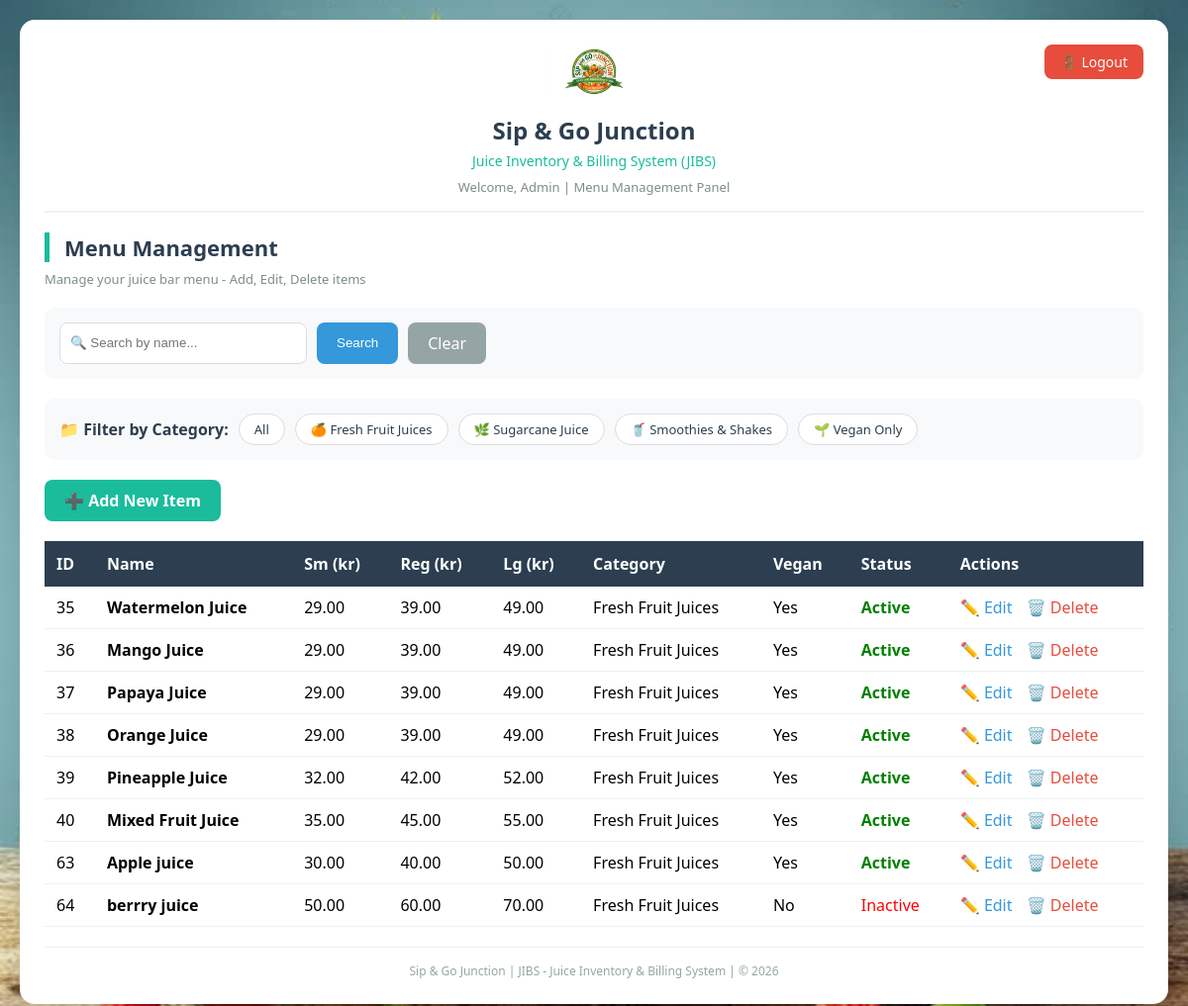
The page /admin/menu?category=Fresh Fruit Juices (signed in) on the database its author committed.
### tables this page shows
CREATE TABLE tblMenuItem (
        ItemID INTEGER PRIMARY KEY AUTOINCREMENT,
        Name TEXT NOT NULL,
        PriceSm INTEGER NOT NULL,
        PriceReg INTEGER NOT NULL,
        PriceLg INTEGER NOT NULL,
        IsVegan BOOLEAN DEFAULT TRUE,
        Category TEXT NOT NULL,
        IsActive BOOLEAN DEFAULT TRUE
    );

### menu_app.py (the view)
@app.route('/admin/menu')
@login_required
def list_menu():
    conn = get_db()
    cursor = conn.cursor()
    category = request.args.get('category')
    search = request.args.get('search')
    vegan = request.args.get('vegan')
    if category:
        cursor.execute("SELECT ItemID, Name, PriceSm, PriceReg, PriceLg, Category, IsVegan, IsActive FROM tblMenuItem WHERE Category = ?", (category,))
    elif search:
        cursor.execute("SELECT ItemID, Name, PriceSm, PriceReg, PriceLg, Category, IsVegan, IsActive FROM tblMenuItem WHERE Name LIKE ?", (f'%{search}%',))
    elif vegan:
        cursor.execute("SELECT ItemID, Name, PriceSm, PriceReg, PriceLg, Category, IsVegan, IsActive FROM tblMenuItem WHERE IsVegan = 1")
    else:
        cursor.execute("SELECT ItemID, Name, PriceSm, PriceReg, PriceLg, Category, IsVegan, IsActive FROM tblMenuItem")
    items = cursor.fetchall()
    conn.close()
    return render_template('menu_list.html', items=items)

### menu_app.py (called while the page is built)
def get_db():
    return sqlite3.connect('menu.db')

def login_required(f):
    @wraps(f)
    def wrapper(*args, **kwargs):
        if not session.get('admin_logged_in'):
            return redirect(url_for('admin_login'))
        return f(*args, **kwargs)
    return wrapper

### templates/menu_list.html (shortened to what this page needs)
<!DOCTYPE html>
<html>
<head>
</head>
<body>
    <div class="container">
        <div class="header">
            <a href="/admin/logout" class="logout-btn" onclick="return confirm('Logout from admin panel?')">🚪 Logout</a>
            <div class="logo-container">
                <img src="/static/logo.jpg" alt="Sip & Go Logo" class="logo">
            </div>
            <div class="shop-name">Sip & Go Junction</div>
            <div class="system-name">Juice Inventory & Billing System (JIBS)</div>
            <div class="welcome">Welcome, Admin | Menu Management Panel</div>
        </div>
        <h1> Menu Management</h1>
        <div class="subtitle">Manage your juice bar menu - Add, Edit, Delete items</div>
        <div class="search-box">
            <form method="GET" action="/admin/menu">
                <input type="text" name="search" placeholder="🔍 Search by name..." value="{{ request.args.get('search', '') }}">
                <button type="submit">Search</button>
                <a href="/admin/menu">Clear</a>
            </form>
        </div>
        <div class="filter">
            <strong>📁 Filter by Category:</strong>
            <a href="/admin/menu">All</a>
            <a href="/admin/menu?category=Fresh%20Fruit%20Juices">🍊 Fresh Fruit Juices</a>
            <a href="/admin/menu?category=Sugarcane%20Juice">🌿 Sugarcane Juice</a>
            <a href="/admin/menu?category=Smoothies%20%26%20Shakes">🥤 Smoothies & Shakes</a>
            <a href="/admin/menu?vegan=1">🌱 Vegan Only</a>
        </div>
        <a href="/admin/menu/add" class="add-btn">➕ Add New Item</a>
        <div class="table-wrapper">
            {% if items %}
            <table>
                <thead>
                    <tr>
                        <th>ID</th>
                        <th>Name</th>
                        <th>Sm (kr)</th>
                        <th>Reg (kr)</th>
                        <th>Lg (kr)</th>
                        <th>Category</th>
                        <th>Vegan</th>
                        <th>Status</th>
                        <th>Actions</th>
                    </tr>
                </thead>
                <tbody>
                    {% for item in items %}
                    <tr>
                        <td>{{ item[0] }}</td>
                        <td><strong>{{ item[1] }}</strong></td>
                        <td>{{ "%.2f"|format(item[2] / 100) }}</td>
                        <td>{{ "%.2f"|format(item[3] / 100) }}</td>
                        <td>{{ "%.2f"|format(item[4] / 100) }}</td>
                        <td>{{ item[5] }}</td>
                        <td>{{ "Yes" if item[6] else "No" }}</td>
                        <td class="{{ 'active' if item[7] else 'inactive' }}">{{ "Active" if item[7] else "Inactive" }}</td>
                        <td>
                            <a href="/admin/menu/edit/{{ item[0] }}" class="edit-link">✏️ Edit</a>
                            <a href="/admin/menu/delete/{{ item[0] }}" class="delete-link" onclick="return confirm('Delete this item?')">🗑️ Delete</a>
                        </td>
                    </tr>
                    {% endfor %}
                </tbody>
            </table>
            {% else %}
            <div class="empty-message">
                <p>🍹 No menu items found.</p>
                <p>Click "Add New Item" to create your first menu item.</p>
            </div>
            {% endif %}
        </div>
        <div class="footer">
            Sip & Go Junction | JIBS - Juice Inventory & Billing System | © 2026
        </div>
    </div>
</body>
</html>

### templates/menu_list.html (style rules this page uses)
* { margin: 0; padding: 0; box-sizing: border-box; }
body { font-family: 'Segoe UI', Tahoma, Geneva, Verdana, sans-serif; background-image: url('/static/menu-bg.jpg'); background-size: cover; background-attachment: fixed; background-position: center; min-height: 100vh; padding: 20px; }
.container { max-width: 1400px; margin: 0 auto; background: white; border-radius: 15px; box-shadow: 0 10px 30px rgba(0,0,0,0.2); padding: 25px; }
.logo-container { text-align: center; margin-bottom: 10px; }
.logo { max-width: 100px; height: auto; border-radius: 10px; }
.header { position: relative; text-align: center; margin-bottom: 20px; padding-bottom: 15px; border-bottom: 2px solid #f0f2f5; }
.logout-btn { position: absolute; top: 0; right: 0; background: #e74c3c; color: white; text-decoration: none; padding: 8px 16px; border-radius: 8px; font-size: 14px; }
.shop-name { font-size: 24px; font-weight: bold; color: #2c3e50; }
.system-name { font-size: 14px; color: #1abc9c; margin-top: 5px; }
.welcome { font-size: 13px; color: #7f8c8d; margin-top: 8px; }
h1 { color: #2c3e50; margin-bottom: 8px; border-left: 5px solid #1abc9c; padding-left: 15px; font-size: 22px; }
.subtitle { color: #7f8c8d; margin-bottom: 20px; font-size: 13px; }
.search-box { background: #f8f9fa; padding: 15px; border-radius: 10px; margin-bottom: 20px; }
.search-box form { display: flex; gap: 10px; flex-wrap: wrap; }
.search-box input { padding: 10px; border: 1px solid #ddd; border-radius: 8px; width: 250px; }
.search-box button { background: #3498db; color: white; border: none; padding: 10px 20px; border-radius: 8px; cursor: pointer; }
.search-box a { background: #95a5a6; color: white; text-decoration: none; padding: 10px 20px; border-radius: 8px; }
.filter { background: #f8f9fa; padding: 15px; border-radius: 10px; margin-bottom: 20px; display: flex; gap: 10px; flex-wrap: wrap; align-items: center; }
.filter strong { color: #2c3e50; }
.filter a { text-decoration: none; padding: 6px 15px; background: white; border: 1px solid #ddd; border-radius: 20px; color: #2c3e50; font-size: 13px; }
.add-btn { display: inline-block; background: #1abc9c; color: white; text-decoration: none; padding: 10px 20px; border-radius: 8px; margin-bottom: 20px; font-weight: bold; }
.table-wrapper { overflow-x: auto; }
table { width: 100%; border-collapse: collapse; background: white; }
th { background: #2c3e50; color: white; padding: 12px; text-align: left; }
td { padding: 10px 12px; border-bottom: 1px solid #ecf0f1; }
.active { color: green; font-weight: bold; }
.inactive { color: red; }
.edit-link { color: #3498db; text-decoration: none; margin-right: 10px; }
.delete-link { color: #e74c3c; text-decoration: none; }
.footer { text-align: center; margin-top: 20px; padding-top: 15px; border-top: 1px solid #ecf0f1; color: #95a5a6; font-size: 12px; }

### rows shown on the page
tblMenuItem: ItemID "35", Name "Watermelon Juice", item[2]/100 "29.00", item[3]/100 "39.00", item[4]/100 "49.00", Category "Fresh Fruit Juices", IsVegan "Yes", IsActive "Active"
tblMenuItem: ItemID "36", Name "Mango Juice", item[2]/100 "29.00", item[3]/100 "39.00", item[4]/100 "49.00", Category "Fresh Fruit Juices", IsVegan "Yes", IsActive "Active"
tblMenuItem: ItemID "37", Name "Papaya Juice", item[2]/100 "29.00", item[3]/100 "39.00", item[4]/100 "49.00", Category "Fresh Fruit Juices", IsVegan "Yes", IsActive "Active"
tblMenuItem: ItemID "38", Name "Orange Juice", item[2]/100 "29.00", item[3]/100 "39.00", item[4]/100 "49.00", Category "Fresh Fruit Juices", IsVegan "Yes", IsActive "Active"
tblMenuItem: ItemID "39", Name "Pineapple Juice", item[2]/100 "32.00", item[3]/100 "42.00", item[4]/100 "52.00", Category "Fresh Fruit Juices", IsVegan "Yes", IsActive "Active"
tblMenuItem: ItemID "40", Name "Mixed Fruit Juice", item[2]/100 "35.00", item[3]/100 "45.00", item[4]/100 "55.00", Category "Fresh Fruit Juices", IsVegan "Yes", IsActive "Active"
tblMenuItem: ItemID "63", Name "Apple juice", item[2]/100 "30.00", item[3]/100 "40.00", item[4]/100 "50.00", Category "Fresh Fruit Juices", IsVegan "Yes", IsActive "Active"
tblMenuItem: ItemID "64", Name "berrry juice", item[2]/100 "50.00", item[3]/100 "60.00", item[4]/100 "70.00", Category "Fresh Fruit Juices", IsVegan "No", IsActive "Inactive"
